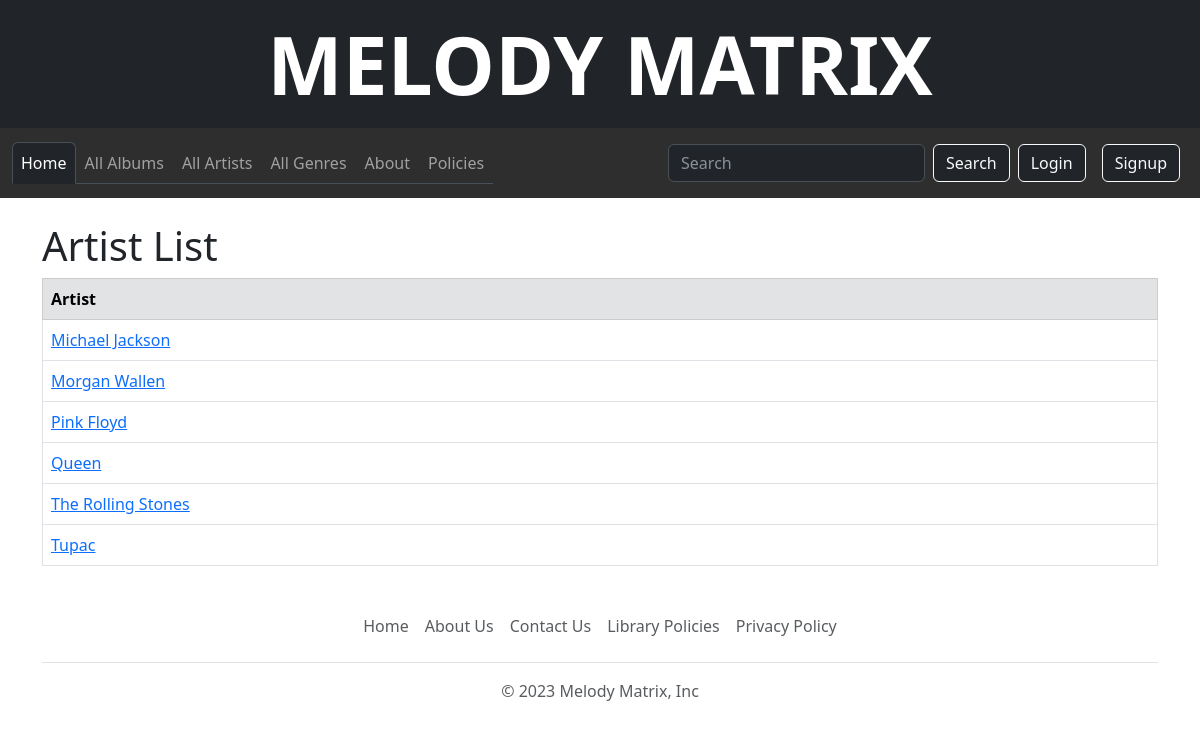
Screenshot of /artists_list/ with the database file from the repository.
### MelodyMatrix/models.py (models this page shows, shortened)
class Artist(models.Model):
    artist_name = models.CharField(max_length=100)
    date_of_birth = models.DateField(null=True, blank=True)
    date_of_death = models.DateField('Died', null=True, blank=True)
    genre = models.ManyToManyField(Genre, help_text='Select a genre for this artist')
    summary = models.TextField(max_length=2000, help_text='Enter a brief background of the artist', null=True)
    artist_image = models.ImageField(upload_to='images/', null=True, blank=True)
    class Meta:
        ordering = ['artist_name']
    def get_absolute_url(self):
        return reverse('artist_detail', args=[str(self.id)])

### MelodyMatrix/views.py (the view)
# urls.py: path('artists_list/', views.artist_list, name='artist_list'),
def artist_list(request):
    artists = Artist.objects.all()  # Replace with your actual query
    return render(request, 'MelodyMatrix/artist_list.html', {'artist_list': artists})

### MelodyMatrix/templates/MelodyMatrix/artist_list.html (shortened to what this page needs)
{% extends "MelodyMatrix/base.html" %}
{% block content %}
    <h1>Artist List</h1>
    {% if artist_list %}
        <table class="table table-bordered">
            <thead>
                <tr class="table-secondary">
                    <th>Artist</th>
                </tr>
            </thead>
            <tbody>
                {% for artist in artist_list %}
                    <tr>
                        <td><a href="{{ artist.get_absolute_url }}">{{ artist.artist_name }}</a></td>
                    </tr>
                {% endfor %}
            </tbody>
        </table>
    {% else %}
        <p>There are no artists in the library.</p>
    {% endif %}
{% endblock %}

### rows the page displays
Artist: artist_name "Michael Jackson"
Artist: artist_name "Morgan Wallen"
Artist: artist_name "Pink Floyd"
Artist: artist_name "Queen"
Artist: artist_name "The Rolling Stones"
Artist: artist_name "Tupac"
